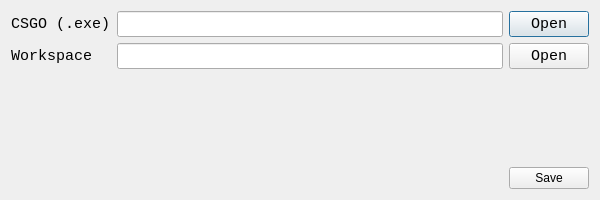
<?xml version="1.0" encoding="UTF-8"?>
<ui version="4.0">
 <class>FrmSettings</class>
 <widget class="QDialog" name="FrmSettings">
  <property name="windowModality">
   <enum>Qt::ApplicationModal</enum>
  </property>
  <property name="geometry">
   <rect>
    <x>0</x>
    <y>0</y>
    <width>600</width>
    <height>200</height>
   </rect>
  </property>
  <property name="windowTitle">
   <string>CSGO - Demovoice - Settings</string>
  </property>
  <layout class="QVBoxLayout" name="verticalLayout">
   <item>
    <layout class="QHBoxLayout" name="horizontalLayout">
     <item>
      <widget class="QLabel" name="lblCsgo">
       <property name="minimumSize">
        <size>
         <width>100</width>
         <height>0</height>
        </size>
       </property>
       <property name="maximumSize">
        <size>
         <width>100</width>
         <height>16777215</height>
        </size>
       </property>
       <property name="font">
        <font>
         <family>Consolas</family>
         <pointsize>11</pointsize>
        </font>
       </property>
       <property name="text">
        <string>CSGO (.exe)</string>
       </property>
      </widget>
     </item>
     <item>
      <widget class="QLineEdit" name="txtCsgo">
       <property name="font">
        <font>
         <family>Consolas</family>
         <pointsize>11</pointsize>
        </font>
       </property>
       <property name="readOnly">
        <bool>true</bool>
       </property>
      </widget>
     </item>
     <item>
      <widget class="QPushButton" name="btnCsgoOpen">
       <property name="font">
        <font>
         <family>Consolas</family>
         <pointsize>11</pointsize>
        </font>
       </property>
       <property name="text">
        <string>Open</string>
       </property>
      </widget>
     </item>
    </layout>
   </item>
   <item>
    <layout class="QHBoxLayout" name="horizontalLayout_3">
     <item>
      <widget class="QLabel" name="lblWorkspace">
       <property name="minimumSize">
        <size>
         <width>100</width>
         <height>0</height>
        </size>
       </property>
       <property name="maximumSize">
        <size>
         <width>100</width>
         <height>16777215</height>
        </size>
       </property>
       <property name="font">
        <font>
         <family>Consolas</family>
         <pointsize>11</pointsize>
        </font>
       </property>
       <property name="text">
        <string>Workspace</string>
       </property>
      </widget>
     </item>
     <item>
      <widget class="QLineEdit" name="txtWorkspace">
       <property name="font">
        <font>
         <family>Consolas</family>
         <pointsize>11</pointsize>
        </font>
       </property>
       <property name="readOnly">
        <bool>true</bool>
       </property>
      </widget>
     </item>
     <item>
      <widget class="QPushButton" name="btnWorkspaceOpen">
       <property name="font">
        <font>
         <family>Consolas</family>
         <pointsize>11</pointsize>
        </font>
       </property>
       <property name="text">
        <string>Open</string>
       </property>
      </widget>
     </item>
    </layout>
   </item>
   <item>
    <spacer name="verticalSpacer">
     <property name="orientation">
      <enum>Qt::Vertical</enum>
     </property>
     <property name="sizeHint" stdset="0">
      <size>
       <width>20</width>
       <height>1</height>
      </size>
     </property>
    </spacer>
   </item>
   <item>
    <layout class="QHBoxLayout" name="horizontalLayout_4">
     <item>
      <spacer name="horizontalSpacer">
       <property name="orientation">
        <enum>Qt::Horizontal</enum>
       </property>
       <property name="sizeHint" stdset="0">
        <size>
         <width>40</width>
         <height>20</height>
        </size>
       </property>
      </spacer>
     </item>
     <item>
      <widget class="QPushButton" name="btnSave">
       <property name="text">
        <string>Save</string>
       </property>
      </widget>
     </item>
    </layout>
   </item>
  </layout>
 </widget>
 <resources/>
 <connections/>
</ui>
